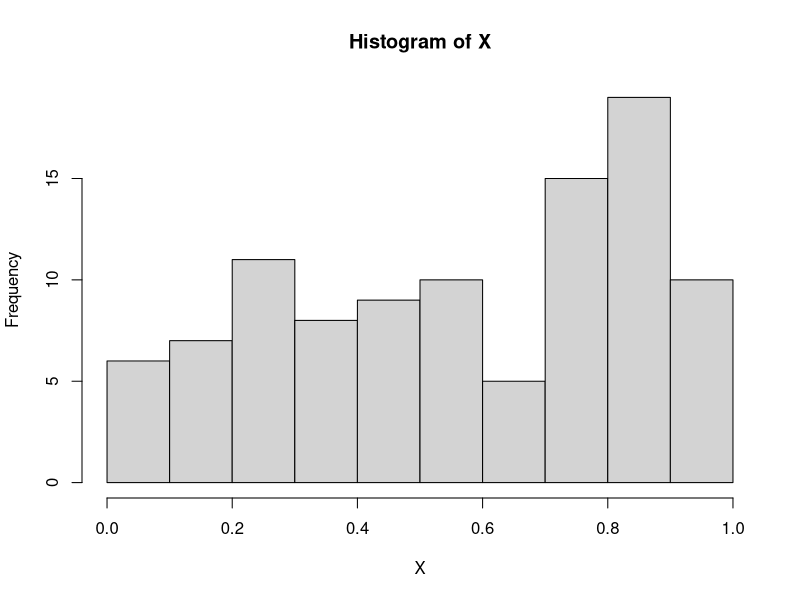
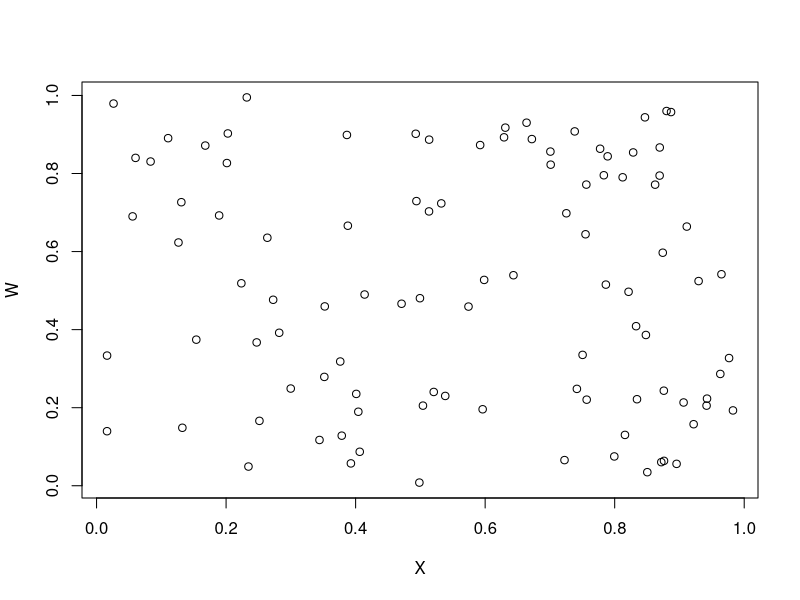
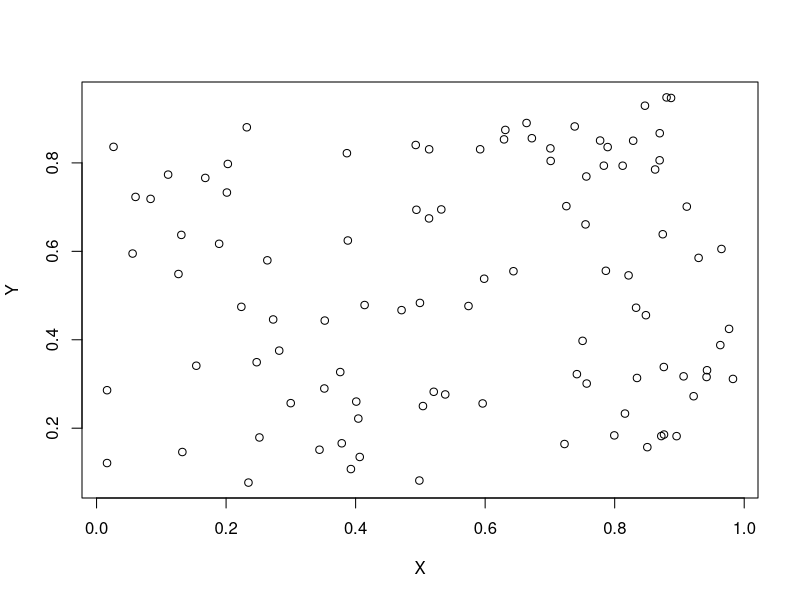
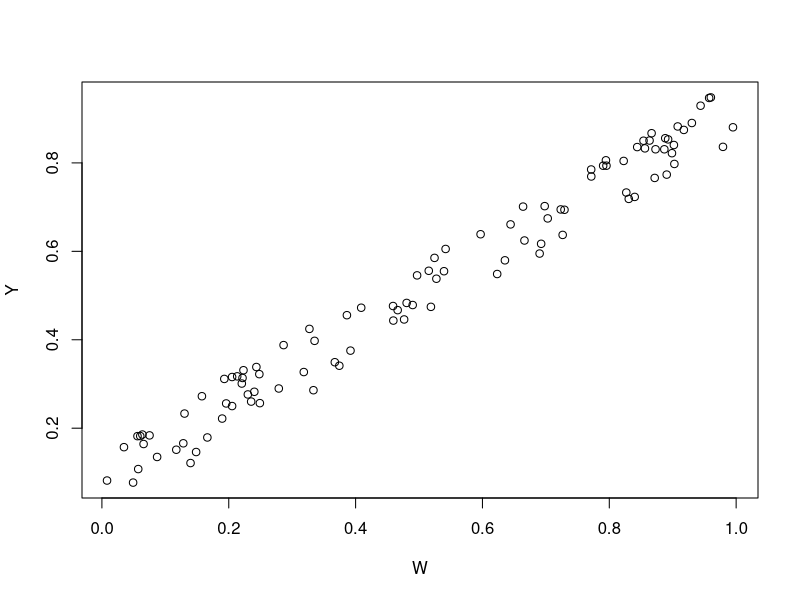
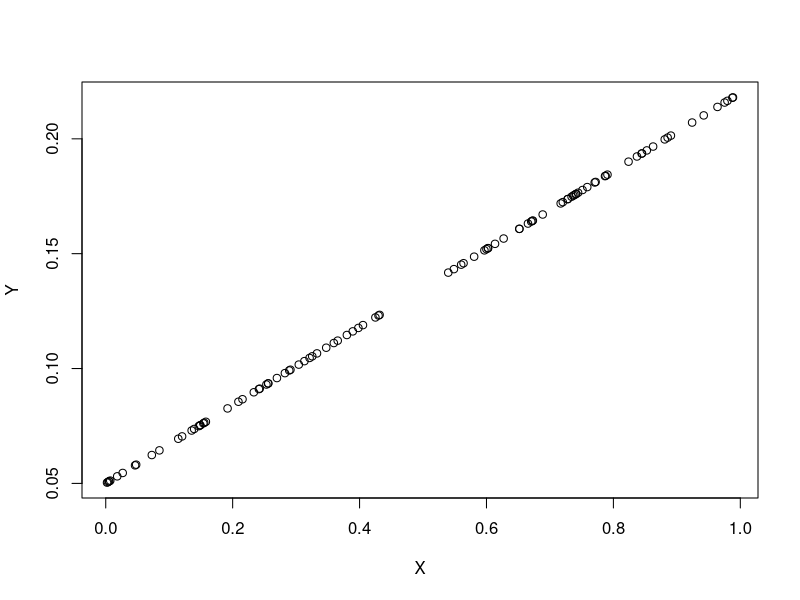
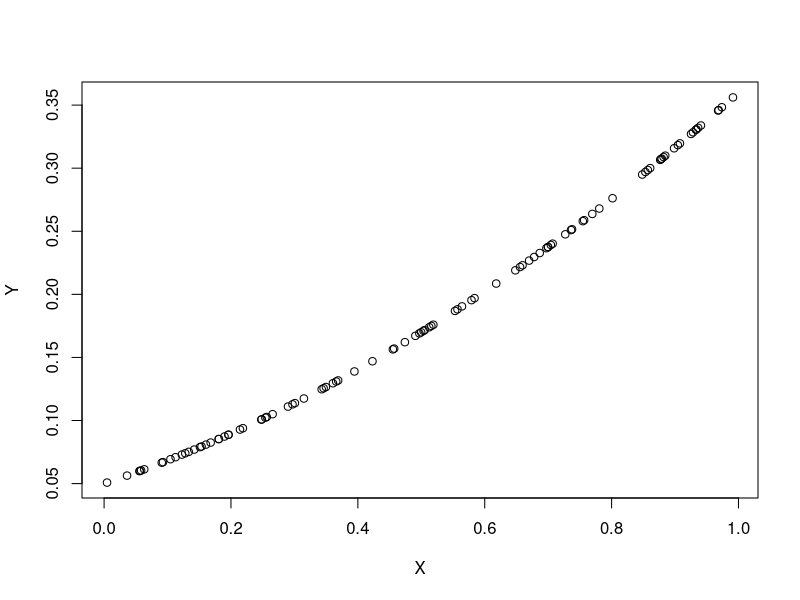
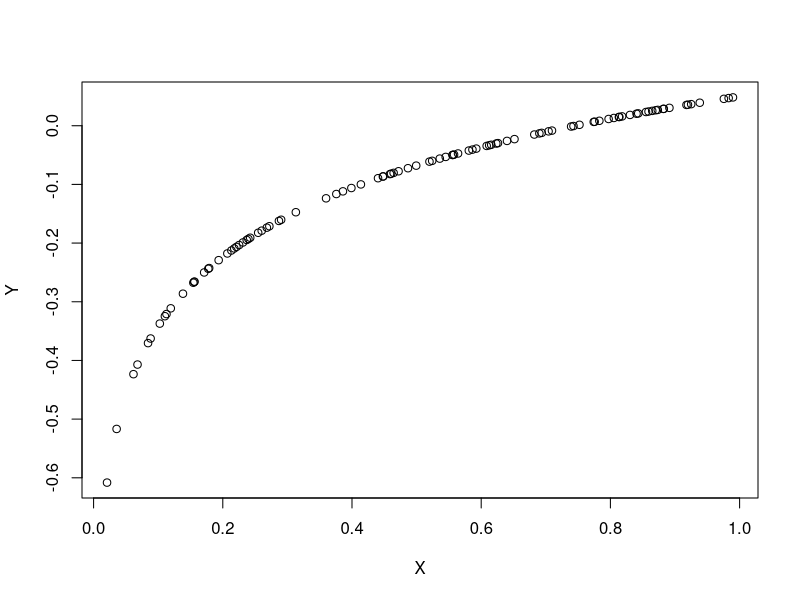
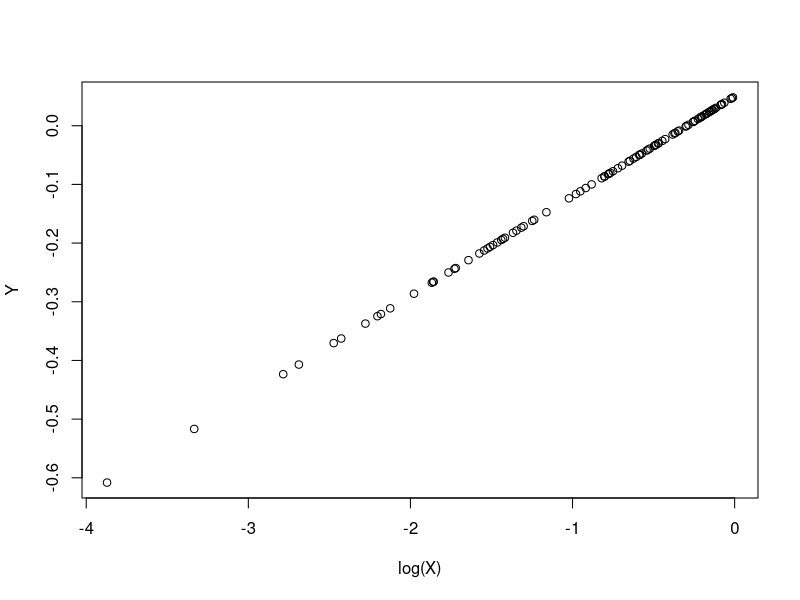

These figures' R source, in order:
## ---- chunk 1
### HELP
?runif
help(runif)
## ---- chunk 2
### Generate 100 random numbers from the interval (0,1) and call it X

X<-runif(n=100, min=0, max=1)
## ---- chunk 3
### Histogram in Base R
hist(X)
## ---- chunk 4
### Generate 100 random numbers from the interval (0,1) and call it W

W<-runif(n=100, min=0, max=1)
## ---- chunk 5
### Define Y to be a linear combination of X and W

Y<-0.15*X + 0.85*W
## ---- chunk 6
### SCATTERPLOT IN BASE R
plot(X, W)
## ---- chunk 7
### SCATTERPLOTS OF X,Y and W,Y
plot(X,Y)
plot(W,Y)
## ---- chunk 8
### SIMPLE LINEAR
X<-runif(n=100)

### PARAMETERS
beta0<-.05
beta1<-.17

### MODEL
Y<-beta0+beta1*X

### PLOT
plot(X, Y)
## ---- chunk 9
### POLYNOMIAL LINEAR
X<-runif(n=100)

### PARAMETERS
beta0<-.05
beta1<-.17
beta2<-.14

### MODEL
Y<-beta0+beta1*X+beta2*X^2

### PLOT
plot(X, Y)
## ---- chunk 10
### LOG TRANSFORMED
X<-runif(n=100)

### PARAMETERS
beta0<-.05
beta1<-.17

### MODEL
Y<-beta0+beta1*log(X)

### PLOT
plot(X, Y)
plot(log(X), Y)
## ---- chunk 11
### MULTIPLE
X1<-runif(n=100)
X2<-rnorm(n=100)

### PARAMETERS
beta0<-.05
beta1<-.17
beta2<-.16

### MODEL
Y<-beta0+beta1*X1+beta2*X2

### PLOT
plot(X1, Y)
plot(X2, Y)
